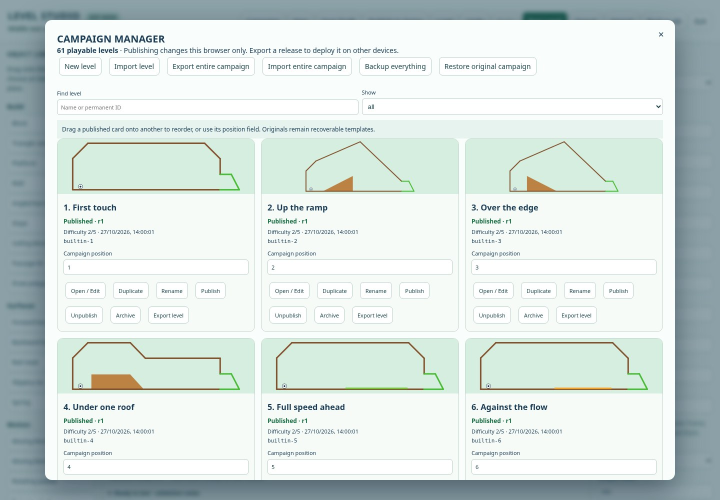
#> input picture docs/studio-v2-evidence/campaign-collection.jpg, 1440 x 1000 px (shown at 1/2 size)
$ python studio-v2-contact-sheet.py
#> lines starting #> are read from the running program, lines starting #| are printed output that depends on the picture
"""Assemble unaltered browser captures for the Studio V2 review (requires Pillow)."""
from pathlib import Path
from PIL import Image, ImageDraw, ImageFont
root = Path(__file__).resolve().parents[1] / 'docs' / 'studio-v2-evidence'
items = [
    ('Campaign: stable identities, ordering and publication', 'campaign-collection.jpg'),
    ('Eight anchored handles on a rotated block', 'resizing-rotated.jpg'),
    ('Editable arena corners and whole wall segments', 'boundary-and-handles.jpg'),
    ('Shared diagonal motion preview and speed controls', 'diagonal-path-preview.jpg'),
    ('Spring launch direction, set with the visual arrow', 'spring-direction.jpg'),
    ('Gate opening offset and separate movement durations', 'gate-offset-controls.jpg'),
]
width, height, label = 680, 473, 36
sheet = Image.new('RGB', (width * 2, (height + label) * 3), '#eaf2ef')
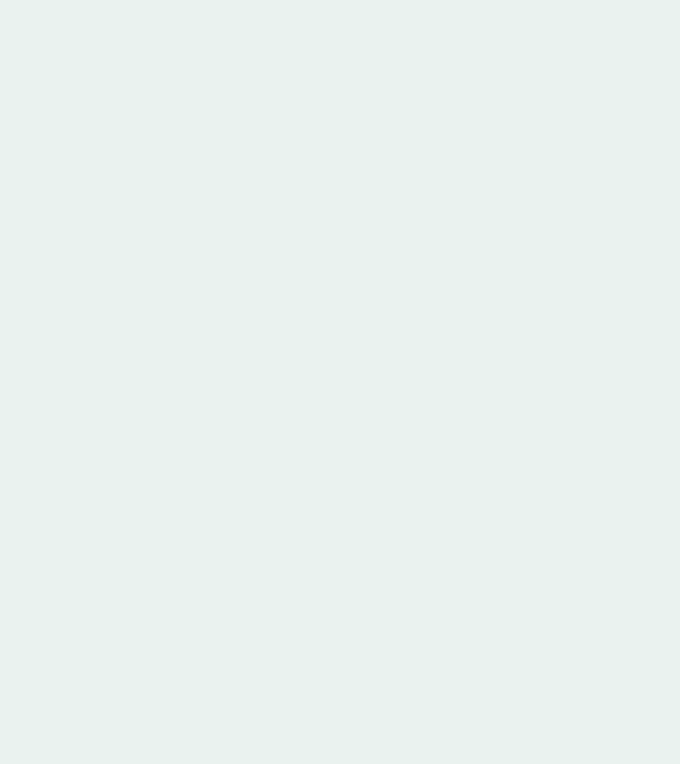
#> sheet: PIL image 1360x1527 RGB (shown at 1/2 size); mean R, G, B 234, 242, 239
font = ImageFont.truetype('/usr/share/fonts/truetype/dejavu/DejaVuSans.ttf', 17)
draw = ImageDraw.Draw(sheet)
for i, (title, name) in enumerate(items):
    x, y = (i % 2) * width, (i // 2) * (height + label)
    capture = Image.open(root / name).convert('RGB')
#> capture is the input picture: PIL image 1440x1000 RGB; mean R, G, B 213.2, 224.1, 221.2
    capture.thumbnail((width, height), Image.Resampling.LANCZOS)
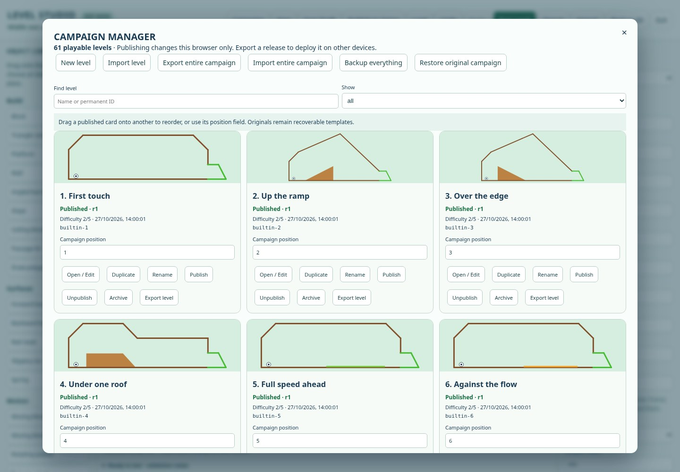
#> capture: PIL image 680x472 RGB; mean R, G, B 213.1, 223.9, 221.1
    sheet.paste(capture, (x, y + label))
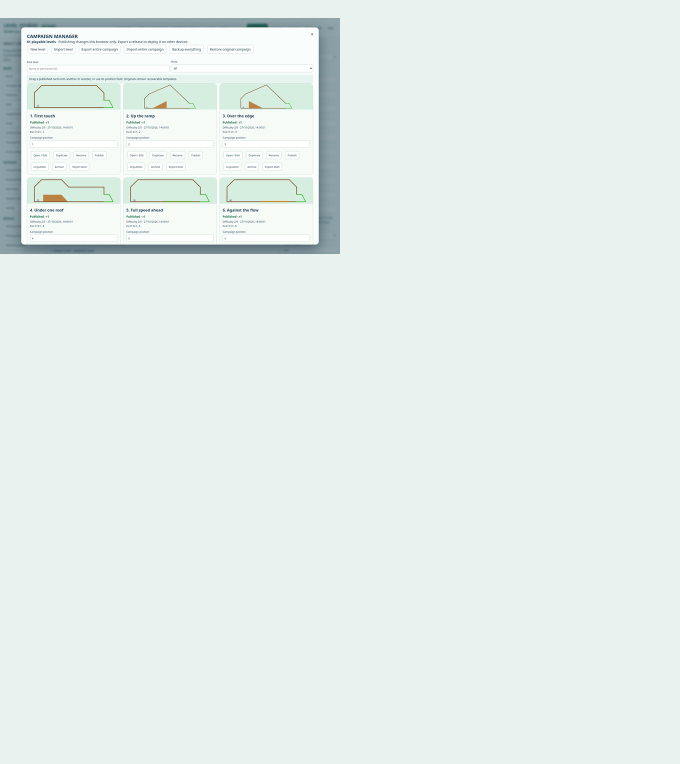
#> sheet: PIL image 1360x1527 RGB (shown at 1/2 size); mean R, G, B 230.8, 239.2, 236.2
    draw.text((x + 12, y + 9), title, fill='#183f46', font=font)
#> pass 2 of the loop `for i, (title, name) in enumerate(items):`:
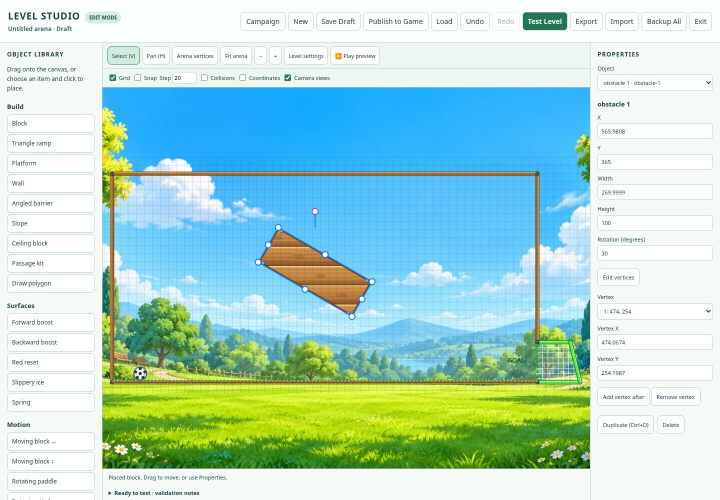
#> input picture docs/studio-v2-evidence/resizing-rotated.jpg, 1440 x 1000 px (shown at 1/2 size)
#> capture is the input picture: PIL image 1440x1000 RGB; mean R, G, B 175.4, 215.8, 207.1
#> `capture.thumbnail((width, height), Image.Resampling.LANCZOS)`:
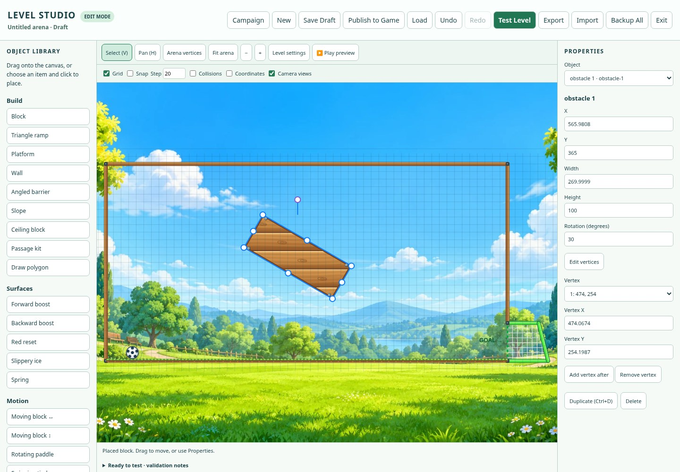
#> capture: PIL image 680x472 RGB; mean R, G, B 175.4, 215.6, 207
#> `sheet.paste(capture, (x, y + label))`:
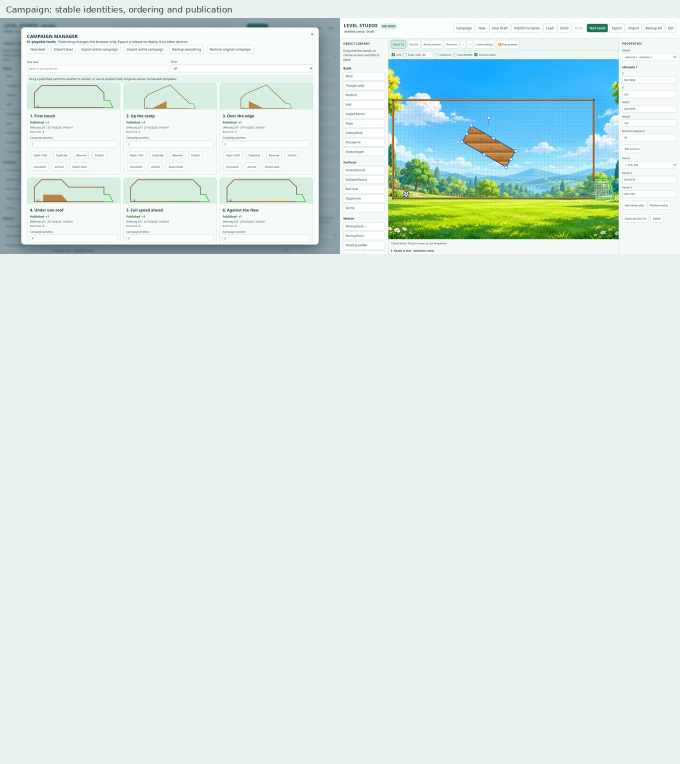
#> sheet: PIL image 1360x1527 RGB (shown at 1/2 size); mean R, G, B 221.6, 235, 231.2
#> pass 3 of the loop `for i, (title, name) in enumerate(items):`:
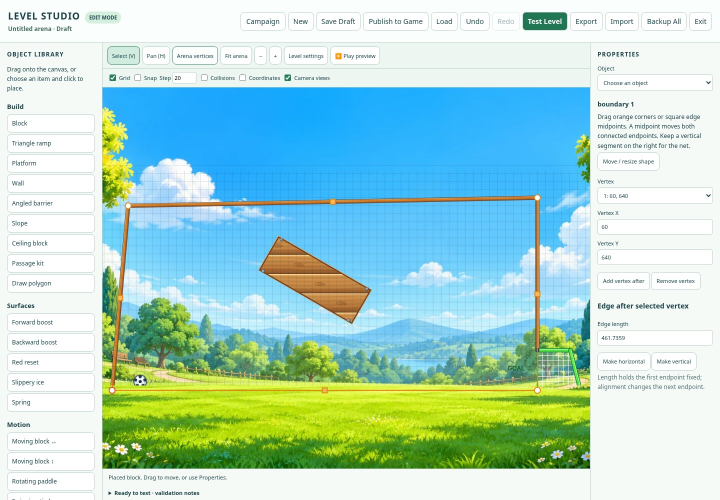
#> input picture docs/studio-v2-evidence/boundary-and-handles.jpg, 1440 x 1000 px (shown at 1/2 size)
#> capture is the input picture: PIL image 1440x1000 RGB; mean R, G, B 174.6, 215.4, 206.6
#> `capture.thumbnail((width, height), Image.Resampling.LANCZOS)`:
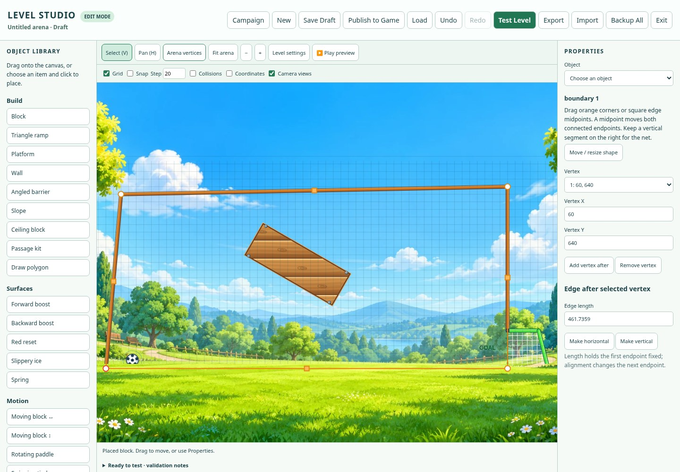
#> capture: PIL image 680x472 RGB; mean R, G, B 174.6, 215.3, 206.5
#> `sheet.paste(capture, (x, y + label))`:
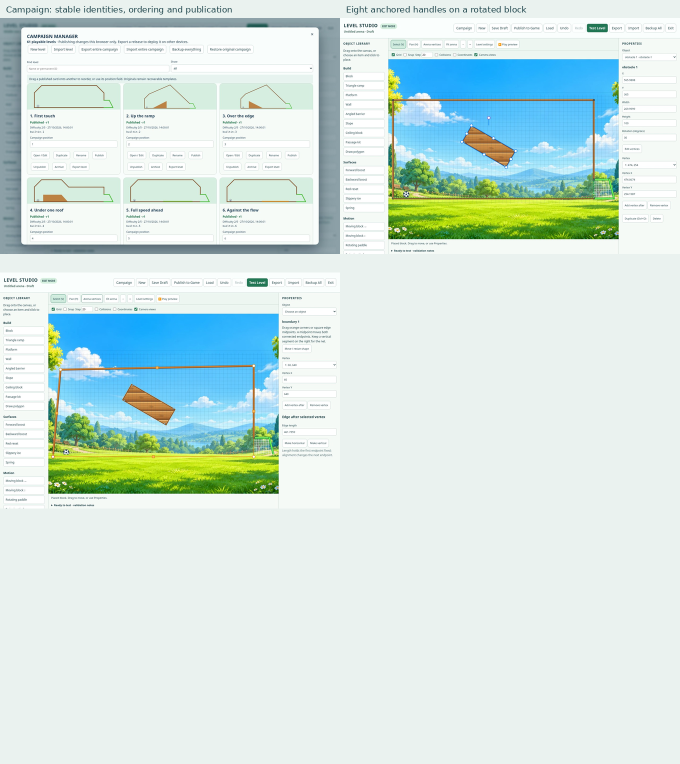
#> sheet: PIL image 1360x1527 RGB (shown at 1/2 size); mean R, G, B 212.3, 230.8, 226.1
#> the loop made 6 passes; the first 3 are shown
sheet.save(root / 'studio-overview.jpg', quality=88, optimize=True)
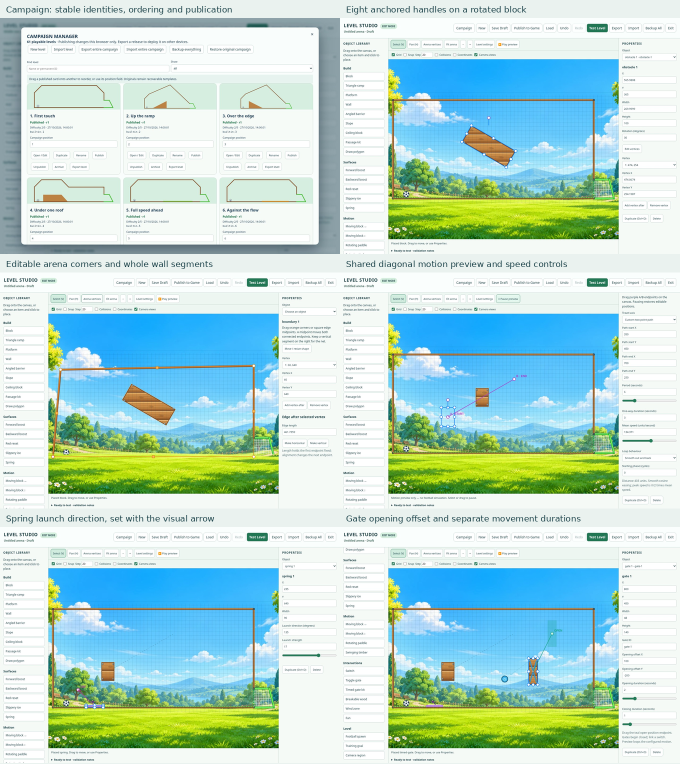
#> saved as studio-overview.jpg: PIL image 1360x1527 RGB (shown at 1/2 size); mean R, G, B 184.1, 218.2, 211.3
print(root / 'studio-overview.jpg')
